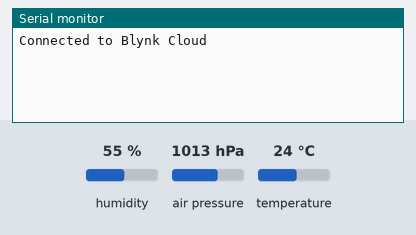
Bench run of a sketch on a simulated ESP32. Parts: the last lines printed to the serial monitor. The inputs (shaded band) are chosen by the test bench; at power-on: air pressure 1013 hPa, humidity 55 %, temperature 24 °C. WiFi joins after 1.5 s; servers stay silent unless stated.

Above: at 3.0 s.
3.1 s: air pressure set to 1011 hPa
At 7.8 s:
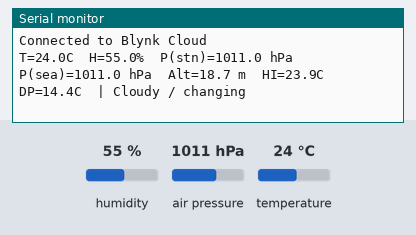
13.3 s: air pressure set to 1001 hPa
At 14.3 s:
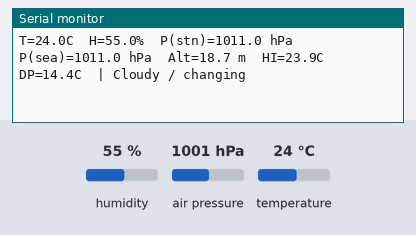
14.8 s: air pressure set to 997 hPa
At 17.8 s:
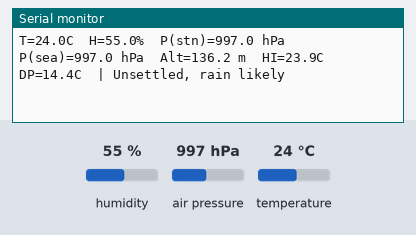

Measured:
- the behaviour switches between 1013 and 1012 hPa on air pressure (found by bisection; images 0 and 1)
- the behaviour switches between 1000 and 999 hPa on air pressure (found by bisection; images 2 and 3)
- after the input at 3.1 s, the serial monitor: prints a new line after 3.7 s (image 1)
- after the input at 14.8 s, the serial monitor: prints a new line after 2.0 s (image 3)

The sketch:

sketch.ino
```cpp
/*
 * Low-Cost Weather & Atmospheric Pressure Monitoring Station
 * ESP32 + DHT22 + BMP180 -> Blynk IoT Cloud
 *
 * Blynk datastreams (Virtual Pins):
 *   V0  Temperature (°C)       DHT22
 *   V1  Humidity (%)           DHT22
 *   V2  Pressure (hPa)         BMP180 (sea-level adjusted)
 *   V3  Altitude (m)           BMP180
 *   V4  Forecast (string)      computed from pressure + trend
 */
#include "config.h"

#define BLYNK_PRINT Serial
#include <WiFi.h>
#include <BlynkSimpleEsp32.h>
#include <DHT.h>
#include <Wire.h>
#include <Adafruit_BMP085.h>   // works for BMP180

DHT dht(DHT_PIN, DHT22);
Adafruit_BMP085 bmp;
BlynkTimer timer;
bool bmpOk = false;

// pressure history for trend
float history[TREND_SAMPLES];
int histIdx = 0, histCount = 0;

float dewPoint(float t, float h) {
  const float a = 17.62, b = 243.12;
  float g = log(h / 100.0) + (a * t) / (b + t);
  return (b * g) / (a - g);
}

const char* forecastText(float slp, float trend, bool haveTrend) {
  if (haveTrend) {
    if (trend <= -1.6) return "Falling fast: rain/storm likely";
    if (trend >=  1.6) return "Rising: clearing up";
  }
  if (slp < 1000) return "Unsettled, rain likely";
  if (slp < 1013) return "Cloudy / changing";
  if (slp < 1022) return "Fair weather";
  return "Clear and dry";
}

void sendSensorData() {
  float t = dht.readTemperature();
  float h = dht.readHumidity();
  if (isnan(t) || isnan(h)) {
    Serial.println("DHT22 read failed, skipping this cycle");
    return;
  }
  if (!bmpOk) {
    Serial.println("BMP180 not found, skipping this cycle");
    return;
  }

  float stationHpa = bmp.readPressure() / 100.0;
  float slp        = bmp.readSealevelPressure(STATION_ALTITUDE_M) / 100.0;
  float alt        = bmp.readAltitude(101325);          // vs standard sea level
  float hi         = dht.computeHeatIndex(t, h, false);
  float dp         = dewPoint(t, h);

  float trend = 0;
  bool haveTrend = (histCount == TREND_SAMPLES);
  if (haveTrend) trend = slp - history[histIdx];        // oldest sample
  history[histIdx] = slp;
  histIdx = (histIdx + 1) % TREND_SAMPLES;
  if (histCount < TREND_SAMPLES) histCount++;

  const char* fc = forecastText(slp, trend, haveTrend);

  Serial.printf("T=%.1fC  H=%.1f%%  P(stn)=%.1f hPa  P(sea)=%.1f hPa  Alt=%.1f m  HI=%.1fC  DP=%.1fC  | %s\n",
                t, h, stationHpa, slp, alt, hi, dp, fc);

  Blynk.virtualWrite(V0, t);
  Blynk.virtualWrite(V1, h);
  Blynk.virtualWrite(V2, slp);
  Blynk.virtualWrite(V3, alt);
  Blynk.virtualWrite(V4, fc);
}

BLYNK_CONNECTED() {
  Serial.println("Connected to Blynk Cloud");
}

void setup() {
  Serial.begin(115200);
  Wire.begin(SDA_PIN, SCL_PIN);
  dht.begin();
  bmpOk = bmp.begin();
  if (!bmpOk) Serial.println("Could not find BMP180, check wiring!");

  Blynk.begin(BLYNK_AUTH_TOKEN, WIFI_SSID, WIFI_PASS);
  timer.setInterval(SEND_INTERVAL_MS, sendSensorData);
}

void loop() {
  Blynk.run();
  timer.run();
}
```

config.h
```cpp
#pragma once

// ---------- Blynk (copy these 3 from your Blynk template/device) ----------
#define BLYNK_TEMPLATE_ID   "TMPLxxxxxxxx"
#define BLYNK_TEMPLATE_NAME "Weather Station"
#define BLYNK_AUTH_TOKEN    "YOUR_AUTH_TOKEN"   // NEVER commit your real token

// ---------- WiFi (Wokwi's built-in open network) ----------
#define WIFI_SSID "Wokwi-GUEST"
#define WIFI_PASS ""

// ---------- Pins ----------
#define DHT_PIN 15   // DHT22 data
#define SDA_PIN 21   // BMP180 SDA
#define SCL_PIN 22   // BMP180 SCL

// ---------- Station settings ----------
#define STATION_ALTITUDE_M  0      // your height above sea level (m), used for sea-level pressure
#define SEND_INTERVAL_MS    5000   // how often to read + upload
#define TREND_SAMPLES       12     // trend window = TREND_SAMPLES x SEND_INTERVAL (demo: 1 min).
                                   // For a real station use 3 h, e.g. 5 min interval and 36 samples.
```
